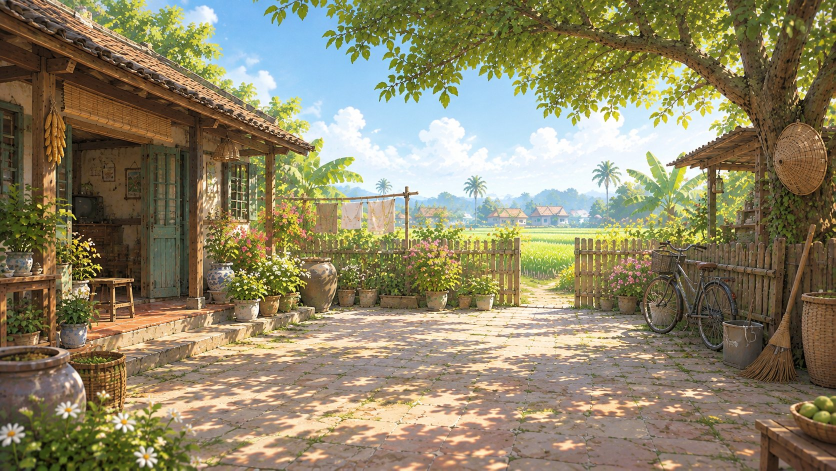
#> input picture assets/backyard.jpg, 1671 x 941 px (shown at 1/2 size)
$ python -i build-single.py   (imports and definitions only)
#> lines starting #> are read from the running program, lines starting #| are printed output that depends on the picture
#!/usr/bin/env python3
"""Gộp cả game (HTML + CSS + JS + ảnh) thành MỘT file HTML duy nhất để mở trên điện thoại.
Dùng: python3 tools/build-single.py [đường_dẫn_file_ra]   (cần: pip install pillow)
"""
import base64, io, os, re, sys
from PIL import Image

ROOT = os.path.dirname(os.path.dirname(os.path.abspath(__file__)))
OUT = sys.argv[1] if len(sys.argv) > 1 else os.path.join(ROOT, 'be_que_game.html')

def data_uri(path):
#> called with path = '../assets/backyard.jpg'
    im = Image.open(path)
#> im is the input picture: PIL image 1671x941 RGB; mean R, G, B 141.9, 133.6, 104
    name = os.path.relpath(path, os.path.join(ROOT, 'assets'))
    buf = io.BytesIO()
    if name.startswith('shop' + os.sep) and name != 'shop-background.jpg':   # hình món hàng: webp trong suốt, nhỏ
        im = im.convert('RGBA'); im.thumbnail((360, 360), Image.LANCZOS); im.save(buf, 'WEBP', quality=88, method=6); mime = 'image/webp'
    elif name == 'notebook.png':
        im = im.convert('RGBA'); im.thumbnail((128, 128), Image.LANCZOS); im.save(buf, 'PNG', optimize=True); mime = 'image/png'
    else:                                                                       # ảnh nền: JPEG vừa đủ nét cho điện thoại
        im = im.convert('RGB'); im.thumbnail((1600, 1600), Image.LANCZOS); im.save(buf, 'JPEG', quality=80, optimize=True, progressive=True); mime = 'image/jpeg'
#> after `im.thumbnail((1600, 1600), Image.LANCZOS)`:
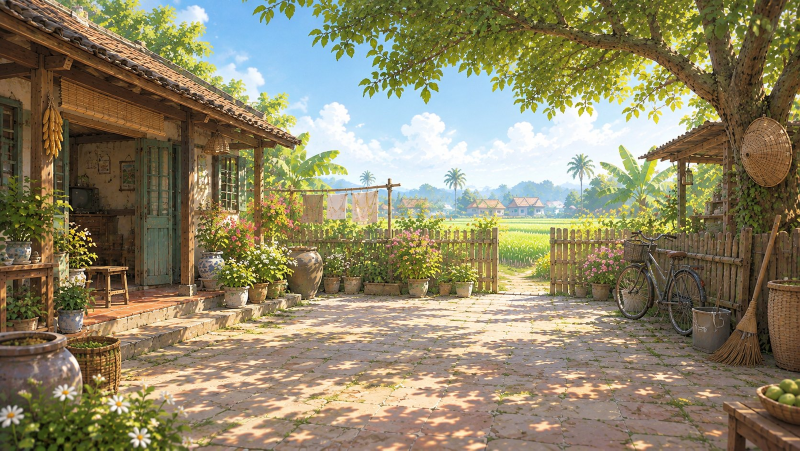
#> im: PIL image 1600x901 RGB (shown at 1/2 size); mean R, G, B 141.9, 133.5, 104
    return 'data:%s;base64,%s' % (mime, base64.b64encode(buf.getvalue()).decode())

# [1 line not run here, left out]
# [1 line that did not run here, left out]

assets = {}
# [3 lines not run here, left out]
def inline(text):
    # chỉ thay các đường dẫn nằm trong dấu nháy (src="…", '…'), không đụng chữ hướng dẫn hiển thị
    for rel in sorted(assets, key=len, reverse=True):
        uri = data_uri(assets[rel])
        text = re.sub(r'(["\'])' + re.escape(rel) + r'\1', lambda m: m.group(1) + uri + m.group(1), text)
        text = text.replace('url(' + rel + ')', 'url(' + uri + ')')
    return text

# [1 line that did not run here, left out]
# [1 line that did not run here, left out]
# [1 line that did not run here, left out]
# [1 line that did not run here, left out]
# [1 line that did not run here, left out]
# [2 lines not run here, left out]

>>> result = data_uri('../assets/backyard.jpg')

$ run again, on assets/box.png
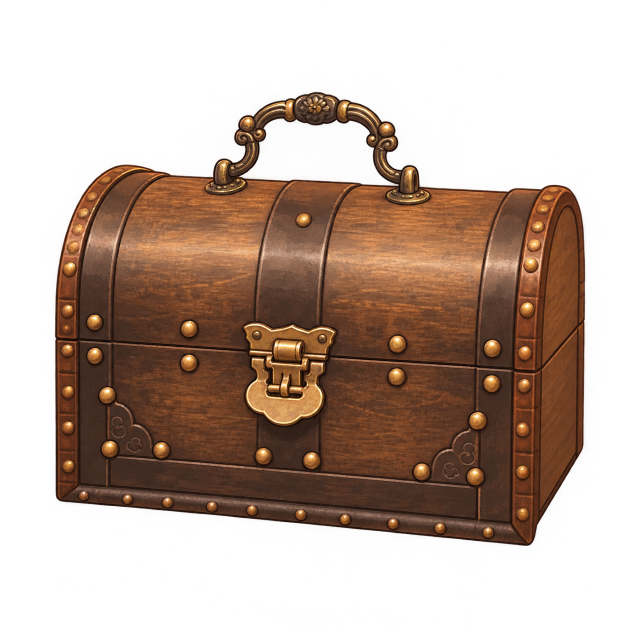
#> input picture assets/box.png, 1254 x 1254 px (shown at 1/2 size)
#> in data_uri, im is the input picture: PIL image 1254x1254 RGBA; mean R, G, B, A 59.5, 37.5, 24.9, 118
#> in data_uri, `im = im.convert('RGB')`:
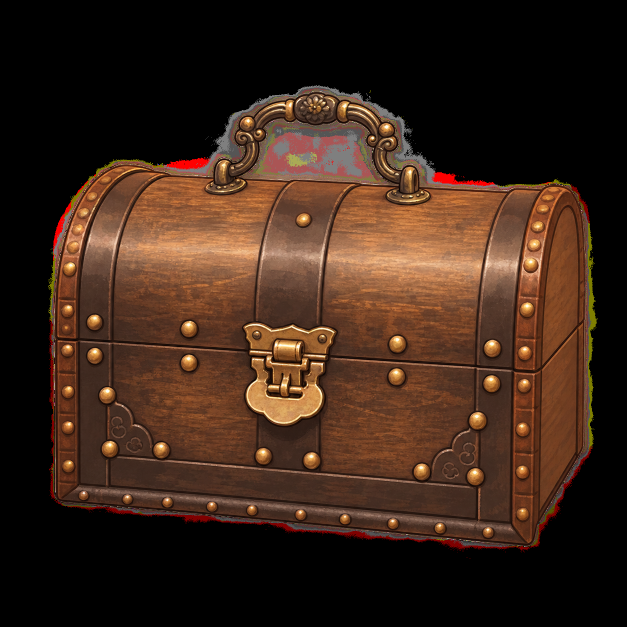
#> im: PIL image 1254x1254 RGB (shown at 1/2 size); mean R, G, B 59.5, 37.5, 24.9
